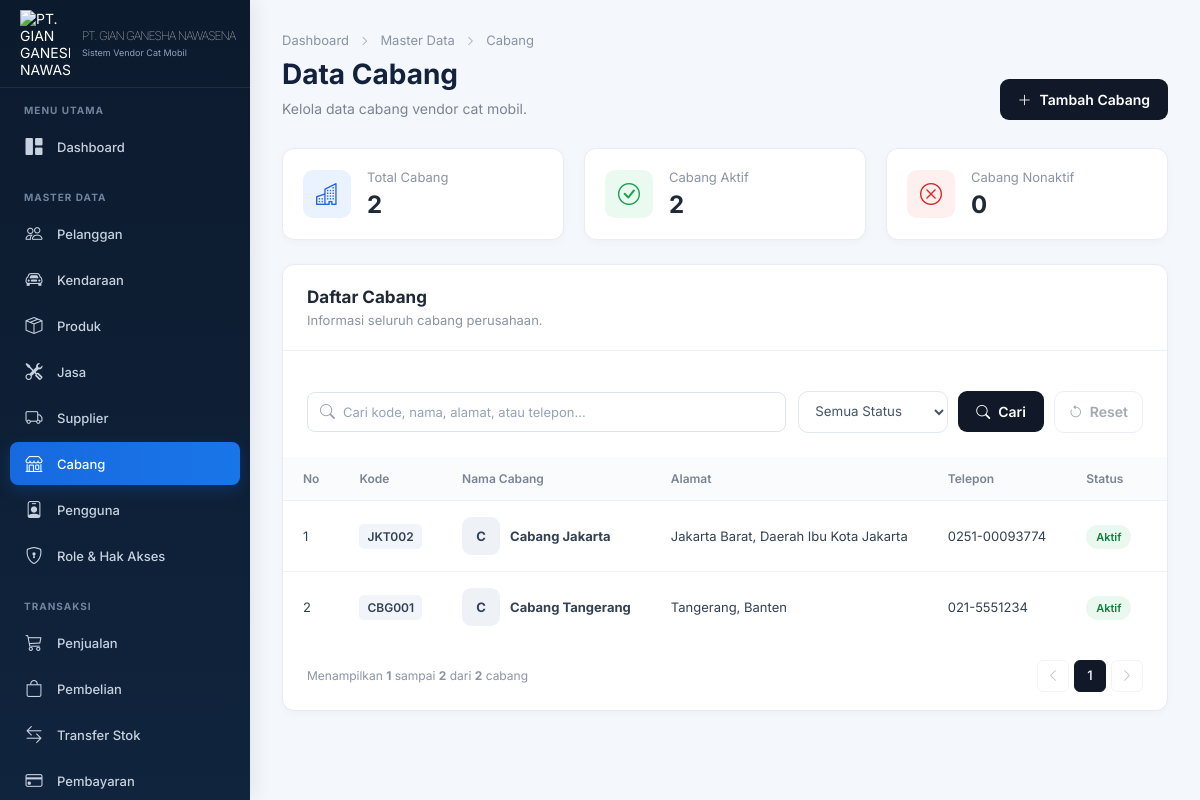
The page /admin/cabang/index.php (signed in) on the database its author committed.
### tables this page shows
CREATE TABLE `cabangs` (
  `id` bigint UNSIGNED NOT NULL,
  `code` varchar(20) NOT NULL,
  `name` varchar(100) NOT NULL,
  `address` text,
  `phone` varchar(30) DEFAULT NULL,
  `status` enum('active','inactive') NOT NULL DEFAULT 'active'
);

### admin/settings/company.php (called while the page is built, shortened)
<?php
if (!function_exists('get_company_profile')) {
    function get_company_profile(PDO $pdo): array
    {
        $defaults = [
            'company_name' => 'PT. GIAN GANESHA NAWASENA',
            'company_tagline' => 'Sistem Vendor Cat Mobil',
            'company_address' => '',
            'company_phone' => '',
            'company_whatsapp' => '',
            'company_email' => '',
            'company_website' => '',
            'company_npwp' => '',
            'company_description' => '',
            'company_about' => '',
            'company_vision' => '',
            'company_mission' => '',
            'currency' => 'IDR',
            'timezone' => 'Asia/Jakarta',
        ];
        try {
            $keys = array_keys($defaults);
            $placeholders = implode(',', array_fill(0, count($keys), '?'));
            $stmt = $pdo->prepare("SELECT setting_key, setting_value FROM settings WHERE setting_key IN ($placeholders)");
            $stmt->execute($keys);
            foreach ($stmt->fetchAll(PDO::FETCH_ASSOC) as $row) {
                $defaults[(string)$row['setting_key']] = (string)($row['setting_value'] ?? '');
            }
            $logoStmt = $pdo->query(
                "SELECT setting_value, file_mime, file_name, file_size,
                        (file_data IS NOT NULL AND OCTET_LENGTH(file_data) > 0) AS has_file
                 FROM settings
                 WHERE setting_key = 'company_logo'
                 LIMIT 1"
            );
            $logo = $logoStmt->fetch(PDO::FETCH_ASSOC) ?: [];
            $defaults['company_logo'] = (string)($logo['setting_value'] ?? '');
            $defaults['company_logo_mime'] = (string)($logo['file_mime'] ?? '');
            $defaults['company_logo_name'] = (string)($logo['file_name'] ?? '');
            $defaults['company_logo_size'] = (int)($logo['file_size'] ?? 0);
            $defaults['company_logo_has_file'] = !empty($logo['has_file']);
        } catch (Throwable $e) {
            $defaults['company_logo'] = '';
            $defaults['company_logo_mime'] = '';
            $defaults['company_logo_name'] = '';
            $defaults['company_logo_size'] = 0;
            $defaults['company_logo_has_file'] = false;
        }
        $defaults['company_logo_url'] = company_logo_url();
        return $defaults;
    }
}
if (!function_exists('company_logo_url')) {
    function company_logo_url(): string
    {
        return '/Web_Vendor_Cat/admin/settings/logo.php?v=20260913';
    }
}

### admin/cabang/index.php (the view, shortened to what this page needs)
<?php
require_once __DIR__ . '/../../config/config.php';
require_once __DIR__ . '/../settings/company.php';
$company = get_company_profile($pdo);
$companyName = $company['company_name'] !== '' ? $company['company_name'] : 'PT. GIAN GANESHA NAWASENA';
$companyTagline = $company['company_tagline'] !== '' ? $company['company_tagline'] : 'Sistem Vendor Cat Mobil';
$companyLogo = !empty($company['company_logo_url']) ? $company['company_logo_url'] : '../../assets/img/logo.png';
function h($value): string {
    return htmlspecialchars((string)$value, ENT_QUOTES, 'UTF-8');
}
function build_cabang_url(array $params = []): string {
    return 'index.php' . ($params ? '?' . http_build_query($params) : '');
}
$search = trim($_GET['search'] ?? '');
$statusFilter = $_GET['status'] ?? 'all';
$currentPage = max(1, (int)($_GET['page'] ?? 1));
$perPage = 5;
$statsStmt = $pdo->query("
    SELECT
        COUNT(*) AS total,
        SUM(CASE WHEN status = 'active' THEN 1 ELSE 0 END) AS active_count,
        SUM(CASE WHEN status = 'inactive' THEN 1 ELSE 0 END) AS inactive_count
    FROM cabangs
");
$stats = $statsStmt->fetch(PDO::FETCH_ASSOC) ?: [];
$totalCabang = (int)($stats['total'] ?? 0);
$cabangAktif = (int)($stats['active_count'] ?? 0);
$cabangNonaktif = (int)($stats['inactive_count'] ?? 0);
$where = [];
$params = [];
$whereSql = $where ? 'WHERE ' . implode(' AND ', $where) : '';
$countStmt = $pdo->prepare("SELECT COUNT(*) FROM cabangs {$whereSql}");
$countStmt->execute($params);
$totalFiltered = (int)$countStmt->fetchColumn();
$totalPages = max(1, (int)ceil($totalFiltered / $perPage));
$offset = ($currentPage - 1) * $perPage;
$dataStmt = $pdo->prepare("
    SELECT id, code, name, address, phone, status
    FROM cabangs
    {$whereSql}
    ORDER BY id DESC
    LIMIT :limit OFFSET :offset
");
$dataStmt->bindValue(':limit', $perPage, PDO::PARAM_INT);
$dataStmt->bindValue(':offset', $offset, PDO::PARAM_INT);
$dataStmt->execute();
$cabangs = $dataStmt->fetchAll(PDO::FETCH_ASSOC);
$startNumber = $totalFiltered > 0 ? $offset + 1 : 0;
$endNumber = min($offset + count($cabangs), $totalFiltered);
$hasFilters = ($search !== '' || $statusFilter !== 'all');
function modal_url(string $modal, int $id = 0, string $search = '', string $status = 'all', int $page = 1): string {
    $params = [
        'modal' => $modal,
        'page' => $page
    ];
    if ($id > 0) {
        $params['id'] = $id;
    }
    return build_cabang_url($params);
}
?>
<!DOCTYPE html>
<html lang="id">
<head>
    <link rel="stylesheet" href="https://cdn.jsdelivr.net/npm/bootstrap-icons@1.11.3/font/bootstrap-icons.min.css">
    <link rel="stylesheet" href="../../assets/css/admin.css">
    <link rel="stylesheet" href="style.css?v=20260907">
</head>
<body>
<aside class="sidebar" id="sidebar">
    <div class="brand">
        <img src="<?= h($companyLogo) ?>" class="img-fluid" alt="<?= h($companyName) ?>">
        <div class="brand-text">
            <div class="brand-name">
               <?= h($companyName) ?>
            </div>
            <small><?= h($companyTagline) ?></small>
        </div>
    </div>
    <nav class="sidebar-menu">
        <div class="menu-section">
            <div class="menu-title">MENU UTAMA</div>
            <a href="../admin.php" class="menu-item">
                <i class="bi bi-grid-1x2-fill"></i>
                <span>Dashboard</span>
            </a>
        </div>
        <div class="menu-section">
            <div class="menu-title">MASTER DATA</div>
            <a href="../customers/" class="menu-item ">
                <i class="bi bi-people"></i>
                <span>Pelanggan</span>
            </a>
            <a href="../vehicles/" class="menu-item">
                <i class="bi bi-car-front"></i>
                <span>Kendaraan</span>
            </a>
            <a href="../product/" class="menu-item " >
                <i class="bi bi-box-seam"></i>
                <span>Produk</span>
            </a>
            <a href="../service/" class="menu-item">
                <i class="bi bi-tools"></i>
                <span>Jasa</span>
            </a>
            <a href="../supplier/" class="menu-item ">
                <i class="bi bi-truck"></i>
                <span>Supplier</span>
            </a>
            <a href="./" class="menu-item active">
                <i class="bi bi-shop"></i>
                <span>Cabang</span>
            </a>
            <a href="../users/" class="menu-item">
                <i class="bi bi-person-badge"></i>
                <span>Pengguna</span>
            </a>
            <a href="../roles/" class="menu-item">
                <i class="bi bi-shield-lock"></i>
                <span>Role & Hak Akses</span>
            </a>
        </div>
        <div class="menu-section">
            <div class="menu-title">
                TRANSAKSI
            </div>
            <a href="../orders/" class="menu-item">
                <i class="bi bi-cart3"></i>
                <span>Penjualan</span>
            </a>
            <a href="../purchases/" class="menu-item">
                <i class="bi bi-bag"></i>
                <span>Pembelian</span>
            </a>
            <a href="../stoks-transfer/" class="menu-item">
                <i class="bi bi-arrow-left-right"></i>
                <span>Transfer Stok</span>
            </a>
            <a href="../payments/" class="menu-item">
                <i class="bi bi-credit-card"></i>
                <span>Pembayaran</span>
            </a>
        </div>
    </nav>
</aside>
<main class="main">
<div class="page-container">
    <div class="page-header">
        <div>
            <div class="breadcrumb">
                Dashboard
                <i class="bi bi-chevron-right"></i>
                Master Data
                <i class="bi bi-chevron-right"></i>
                Cabang
            </div>
            <h1>Data Cabang</h1>
            <p>Kelola data cabang vendor cat mobil.</p>
        </div>
        <a
            href="<?= h(modal_url('add', 0, $search, $statusFilter, $currentPage)) ?>"
            class="btn-primary"
        >
            <i class="bi bi-plus-lg"></i>
            Tambah Cabang
        </a>
    </div>
    <div class="statistics">
        <div class="stat-card">
            <div class="stat-icon blue">
                <i class="bi bi-buildings"></i>
            </div>
            <div>
                <span>Total Cabang</span>
                <strong><?= $totalCabang ?></strong>
            </div>
        </div>
        <div class="stat-card">
            <div class="stat-icon green">
                <i class="bi bi-check-circle"></i>
            </div>
            <div>
                <span>Cabang Aktif</span>
                <strong><?= $cabangAktif ?></strong>
            </div>
        </div>
        <div class="stat-card">
            <div class="stat-icon red">
                <i class="bi bi-x-circle"></i>
            </div>
            <div>
                <span>Cabang Nonaktif</span>
                <strong><?= $cabangNonaktif ?></strong>
            </div>
        </div>
    </div>
    <div class="card">
        <div class="card-header">
            <div>
                <h2>Daftar Cabang</h2>
                <p>Informasi seluruh cabang perusahaan.</p>
            </div>
        </div>
        <form method="GET" class="table-filter-row">
            <div class="search-box" style="flex:1;min-width:220px;">
                <i class="bi bi-search"></i>
                <input
                    type="text"
                    name="search"
                    value="<?= h($search) ?>"
                    placeholder="Cari kode, nama, alamat, atau telepon..."
                    style="width:100%;"
                >
            </div>
            <div class="filter-area">
                <select name="status" class="filter-select">
                    <option value="all" <?= $statusFilter === 'all' ? 'selected' : '' ?>>Semua Status</option>
                </select>
                <button type="submit" class="btn-primary">
                    <i class="bi bi-search"></i>
                    Cari
                </button>
                <?php if ($hasFilters): ?>
                    <a href="index.php" class="btn-reset">
                        <i class="bi bi-arrow-counterclockwise"></i>
                        Reset
                    </a>
                <?php else: ?>
                    <button type="button" class="btn-reset disabled" disabled>
                        <i class="bi bi-arrow-counterclockwise"></i>
                        Reset
                    </button>
                <?php endif; ?>
            </div>
        </form>
        <div class="table-container">
            <table id="branchTable">
                <thead>
                    <tr>
                        <th>No</th>
                        <th>Kode</th>
                        <th>Nama Cabang</th>
                        <th>Alamat</th>
                        <th>Telepon</th>
                        <th>Status</th>
                        <th>Aksi</th>
                    </tr>
                </thead>
                <tbody>
                <?php if (!$cabangs): ?>
                    <tr>
                        <td colspan="7" style="text-align:center;padding:40px 20px;color:#7b8494;">
                            <i class="bi bi-inbox" style="font-size:30px;display:block;margin-bottom:8px;"></i>
                            Data cabang tidak ditemukan.
                        </td>
                    </tr>
                <?php else: ?>
                    <?php foreach ($cabangs as $index => $cabang): ?>
                        <?php
                        $avatar = function_exists('mb_substr')
                            ? mb_strtoupper(mb_substr((string)$cabang['name'], 0, 1))
                            : strtoupper(substr((string)$cabang['name'], 0, 1));
                        $statusLabel = $cabang['status'] === 'active' ? 'Aktif' : 'Tidak Aktif';
                        $statusClass = $cabang['status'] === 'active' ? 'active' : 'inactive';
                        ?>
                        <tr>
                            <td><?= $offset + $index + 1 ?></td>
                            <td>
                                <span class="code"><?= h($cabang['code']) ?></span>
                            </td>
                            <td>
                                <div class="branch-name">
                                    <div class="branch-avatar"><?= h($avatar) ?></div>
                                    <div>
                                        <strong><?= h($cabang['name']) ?></strong>
                                    </div>
                                </div>
                            </td>
                            <td><?= h($cabang['address']) ?></td>
                            <td><?= h($cabang['phone']) ?></td>
                            <td>
                                <span class="status <?= $statusClass ?>">
                                    <?= $statusLabel ?>
                                </span>
                            </td>
                            <td>
                            </td>
                        </tr>
                    <?php endforeach; ?>
                <?php endif; ?>
                </tbody>
            </table>
        </div>
        <div class="table-footer">
            <span>
                Menampilkan <strong><?= $startNumber ?></strong>
                <?= $totalFiltered > 0 ? 'sampai <strong>' . $endNumber . '</strong>' : '' ?>
                dari <strong><?= $totalFiltered ?></strong> cabang
            </span>
            <div class="pagination">
                <?php if ($currentPage > 1): ?>
                    <a href="<?= h(page_url($currentPage - 1, $search, $statusFilter)) ?>">
                        <i class="bi bi-chevron-left"></i>
                    </a>
                <?php else: ?>
                    <button type="button" disabled aria-label="Halaman sebelumnya">
                        <i class="bi bi-chevron-left"></i>
                    </button>
                <?php endif; ?>
                <?php
                $startPage = max(1, $currentPage - 2);
                $endPage = min($totalPages, $currentPage + 2);
                ?>
                <?php for ($page = $startPage; $page <= $endPage; $page++): ?>
                    <?php if ($page === $currentPage): ?>
                        <button class="active-page" type="button" aria-current="page"><?= $page ?></button>
                    <?php else: ?>
                        <a href="<?= h(page_url($page, $search, $statusFilter)) ?>">
                            <?= $page ?>
                        </a>
                    <?php endif; ?>
                <?php endfor; ?>
                <?php if ($currentPage < $totalPages): ?>
                    <a href="<?= h(page_url($currentPage + 1, $search, $statusFilter)) ?>">
                        <i class="bi bi-chevron-right"></i>
                    </a>
                <?php else: ?>
                    <button type="button" disabled aria-label="Halaman berikutnya">
                        <i class="bi bi-chevron-right"></i>
                    </button>
                <?php endif; ?>
            </div>
        </div>
    </div>
</div>
</main>
</body>
</html>

### rows shown on the page
cabangs: index "1", code "JKT002", name "C", name "Cabang Jakarta", address "Jakarta Barat, Daerah Ibu Kota Jakarta", phone "0251-00093774", status "Aktif"
cabangs: index "2", code "CBG001", name "C", name "Cabang Tangerang", address "Tangerang, Banten", phone "021-5551234", status "Aktif"

### other values the page prints
$companyName "PT. GIAN GANESHA NAWASENA"
$companyTagline "Sistem Vendor Cat Mobil"
$totalCabang "2"
$cabangAktif "2"
$cabangNonaktif "0"
$startNumber "1"
$endNumber "2"
$totalFiltered "2"
